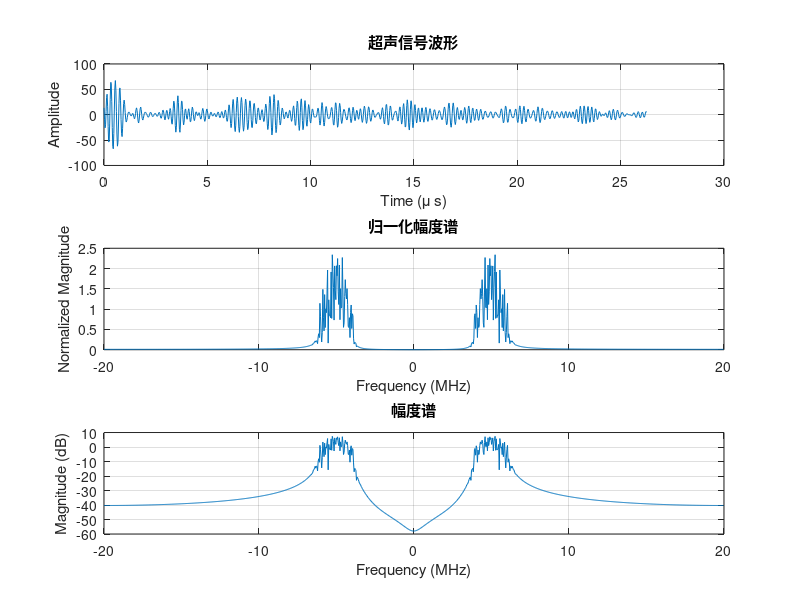

Recreate this plot in MATLAB.
% 读入数据
load('ALine.mat');

% 采样频率为40 MHz
fs = 40e6;

% ① 显示超声信号
time_us = (0:length(x)-1) / fs * 1e6; % 时间轴，单位为微秒
figure;
subplot(3,1,1);
plot(time_us, x);
title('超声信号波形');
xlabel('Time (\mu s)');
ylabel('Amplitude');
grid on;

% ② 绘制归一化幅度谱
f_MHz = (-fs/2:fs/length(x):fs/2-fs/length(x))/1e6; % 频率轴，单位为MHz
AFreq = fftshift(fft(x) / length(x));
subplot(3,1,2);
plot(f_MHz, abs(AFreq));
title('归一化幅度谱');
xlabel('Frequency (MHz)');
ylabel('Normalized Magnitude');
grid on;

% ③ 绘制幅度谱（以dB为单位）
AFreq_dB = 20*log10(abs(AFreq));
subplot(3,1,3);
plot(f_MHz, AFreq_dB);
title('幅度谱');
xlabel('Frequency (MHz)');
ylabel('Magnitude (dB)');
grid on;
